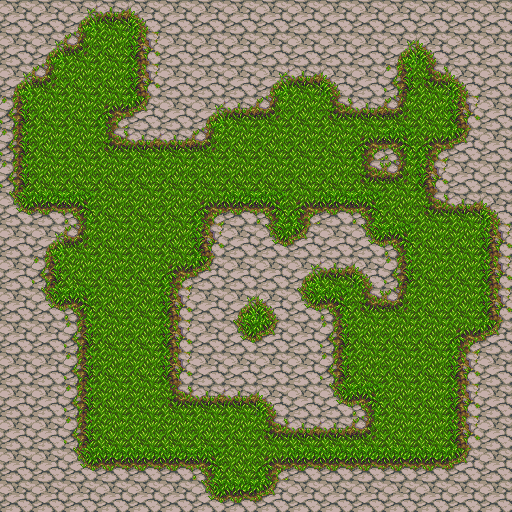

A 2D game scene composited from a Tiled map and its tileset images. What follows is a short description and the map's XML, with every tile layer's data as written:
An orthogonal 16x16 tile map with 32x32 px tiles, 2 tile layers (Tile Layer 1, Tile Layer 2) and 4 objects (3x dummy, start).

<map version="1.0" tiledversion="1.1.6" orientation="orthogonal" renderorder="left-up" width="16" height="16" tilewidth="32" tileheight="32" infinite="0" nextobjectid="11">
 <tileset firstgid="1" source="../tilesets/dusk/dusk2.tsx" />
 <layer name="Tile Layer 1" width="16" height="16">
  <data encoding="csv">
18,18,18,18,18,18,18,18,18,18,18,18,18,18,18,18,
18,18,18,18,18,18,18,18,18,18,18,18,18,18,18,18,
18,18,18,18,18,18,18,18,18,18,18,18,18,18,18,18,
18,18,18,18,18,18,18,18,18,18,18,18,18,18,18,18,
18,18,18,18,18,18,18,18,18,18,18,18,18,18,18,18,
18,18,18,18,18,18,18,18,18,18,18,18,18,18,18,18,
18,18,18,18,18,18,18,18,18,18,18,18,18,18,18,18,
18,18,18,18,18,18,18,18,18,18,18,18,18,18,18,18,
18,18,18,18,18,18,18,18,18,18,18,18,18,18,18,18,
18,18,18,18,18,18,18,18,18,18,18,18,18,18,18,18,
18,18,18,18,18,18,18,18,18,18,18,18,18,18,18,18,
18,18,18,18,18,18,18,18,18,18,18,18,18,18,18,18,
18,18,18,18,18,18,18,18,18,18,18,18,18,18,18,18,
18,18,18,18,18,18,18,18,18,18,18,18,18,18,18,18,
18,18,18,18,18,18,18,18,18,18,18,18,18,18,18,18,
18,18,18,18,18,18,18,18,18,18,18,18,18,18,18,18
</data>
 </layer>
 <layer name="Tile Layer 2" width="16" height="16">
  <data encoding="csv">
0,0,49,34,50,0,0,0,0,0,0,0,0,0,0,0,
0,49,35,178,17,0,0,0,0,0,0,0,49,50,0,0,
49,35,178,178,17,0,0,0,49,34,50,0,19,33,50,0,
19,178,178,1,66,0,49,34,35,178,33,34,35,178,17,0,
19,178,178,33,34,34,35,178,178,178,178,1,3,1,66,0,
19,178,178,178,178,178,178,178,178,178,178,33,35,17,0,0,
65,2,3,178,178,178,1,2,3,1,2,3,178,33,34,50,
0,49,35,178,178,178,17,0,65,66,0,65,3,178,178,17,
0,19,178,178,178,1,66,0,0,49,34,50,19,178,178,17,
0,65,3,178,178,17,0,49,50,65,3,33,35,178,178,17,
0,0,19,178,178,17,0,65,66,0,19,178,178,178,1,66,
0,0,19,178,178,17,0,0,0,0,19,178,178,178,17,0,
0,0,19,178,178,33,34,34,50,0,65,3,178,178,17,0,
0,0,19,178,178,178,178,178,33,34,34,35,178,178,17,0,
0,0,65,2,2,2,3,178,1,2,2,2,2,2,66,0,
0,0,0,0,0,0,65,2,66,0,0,0,0,0,0,0
</data>
 </layer>
 <objectgroup name="entities">
  <object id="1" name="start" x="259.5" y="187.5">
   <point />
  </object>
  <object id="2" name="dummy" x="421" y="212">
   <point />
  </object>
  <object id="9" name="dummy" x="445" y="318">
   <point />
  </object>
  <object id="10" name="dummy" x="109.5" y="252">
   <point />
  </object>
 </objectgroup>
</map>
